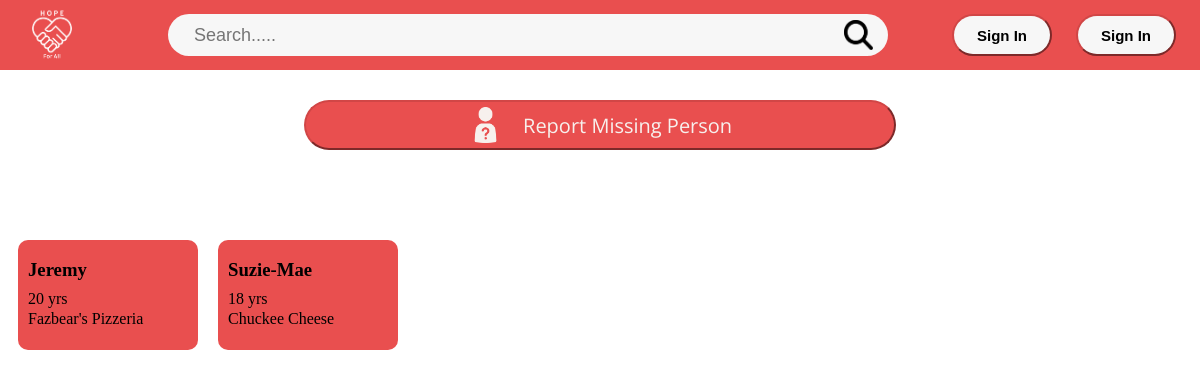
Before: / with the older database file.
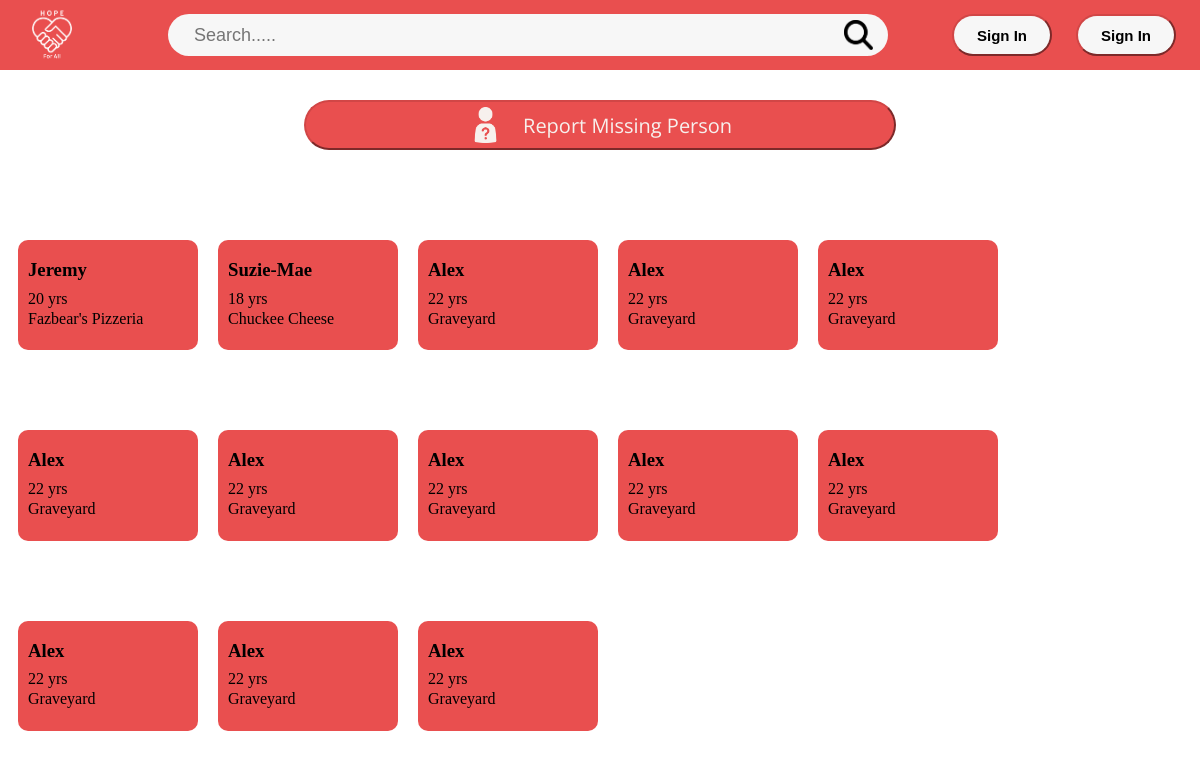
After: the same page with the newer database file.
### tables this page shows
CREATE TABLE "Missing" (
	"MID"	int NOT NULL UNIQUE,
	"FirstName"	TEXT NOT NULL,
	"LastName"	NUMERIC NOT NULL,
	"Age"	int NOT NULL,
	"IdentificationMark"	TEXT,
	"Contact"	TEXT NOT NULL,
	"MissingSince"	date NOT NULL,
	"LastKnownLocation"	TEXT,
	"IncidentRelated"	TEXT,
	"Country"	TEXT,
	"Additional"	TEXT,
	"ReporterName"	TEXT,
	"ReporterRelation"	TEXT,
	"ProfilePicture"	BLOB,
	PRIMARY KEY("MID")
);

### run.py (the view)
@app.route('/')
def index():
    return render_template('index.html', missings = env.getMissing())

### backend/env.py (called while the page is built)
def db_connection():
    conn = db.connect(DB_PATH)
    conn.row_factory = db.Row
    return conn

def getMissing():
    con = db_connection()
    cur = con.cursor()
    cur.execute("SELECT * FROM Missing")
    missings = cur.fetchall()
    cur.close()
    con.close()
    return missings

### templates/index.html (shortened to what this page needs)
<head>
	<link rel="stylesheet" href="{{ url_for('static', filename='index.css') }}">
</head>
<body>
	<div class="banner">
		<img src="{{ url_for('static', filename='ressources/logo-white.png')}}" class="logo"></img>
		<form action="{{ url_for('search') }}" class="search" method="get" style="display: flex;">
			<input type="text" class="searchBar" name="query" placeholder="Search.....">
			<button type="submit" style="background: none; border: none; padding: 0; cursor: pointer;">
				<img src="{{ url_for('static', filename='ressources/search.png') }}" class="searchLogo" alt="Search">
			</button>
		</form>
		<div class="account">
			<div class="signContainer">
				<button onclick="location.href='/login';"><b>Sign In</b></button>
			</div>
			<div class="loginContainer">
				<button onclick="location.href='/login';"><b>Sign In</b></button>
			</div>
		</div>
		</div>
	<div>
	<div class="reportContainer">
		<button class="report" onclick="location.href='/reportMissing';">
			<img src="{{ url_for('static', filename='ressources/missing.png') }}"></img>
			<label>Report Missing Person</label>
		</button>
	</div>
	<div class="incidents">
			<div class="content">
				{% for missing in missings %}
					<div class="missing-person-card">
						<h3>{{ missing.FirstName }}</h3>
						<div class="info">
							<p>{{ missing.age }} yrs</p>
							<p>{{ missing.LastKnownLocation }}</p>
						</div>
					</div>
				{% endfor %}
			</div>
		</div>
		</div>
</body>

### static/index.css (style rules this page uses)
label { font-family: "Open Sans"; }
body { background-color: #fff; }
button { cursor: pointer; }
.banner { display: flex; justify-content: space-evenly; align-items: center; position: fixed; top: 0px; left: 0px; height: 70px; width: 100%; background-color: #e94f4f; z-index: 10; }
.banner .logo { height: 80%; width: auto; margin-left: 2%; margin-right: 4%; }
.banner .search { display: flex; justify-content: space-between; align-items: center; height: 60%; width: 60%; margin: auto; border-radius: 30px; background-color: #f7f7f7; }
.banner .searchBar { height: 80%; width: 100%; font-size: 18px; margin-right: 2vw; margin-left: 2vw; border: none; outline: none; background-color: #f7f7f7; }
.banner .searchLogo { height: 70%; width: auto; margin-right: 15px; }
.banner .account { display: flex; justify-content: space-between; margin-left: 2vw; margin-right: 2vw; height: 60%; }
.banner .signContainer { margin: auto; margin-right: 2vw; height: 100%; width: 100px; }
.banner .signContainer button { height: 100%; width: 100%; border-radius: 40px; background-color: #f7f7f7; border-color : #d14646; font-size: 15px; }
.banner .loginContainer { margin: auto; height: 100%; width: 100px; }
.banner .loginContainer button { height: 100%; width: 100%; border-radius: 40px; background-color: #f7f7f7; border-color : #d14646; font-size: 15px; }
.reportContainer { display: flex; justify-content: center; align-items: center; margin-top: 100px; position: relative; height: 50px; width: 100%; }
.reportContainer button { display: flex; justify-content: center; align-items: center; height: 100%; width: 50%; border-radius: 50px; background-color: #e94f4f; border-color : #d14646; }
.reportContainer .report img { padding-right: 20px; padding-left: 30px; height: 80%; width: auto; }
.reportContainer .report label { padding-right: 30px; font-size: 20px; color: #F7F0ED; }
.incidents { margin-top: 20px; }
.content { display: flex; flex-wrap: wrap; justify-content: flex-start; }
.content .missing-person-card { background-color: #e94f4f; border-radius: 10px; padding: 0.2px 10px; margin: 10px 10px; margin-top: 70px; height: 110px; width: 160px; }
.content .missing-person-card .info { display: block; margin-top: -10px; }
.content .info p { margin: 2px 0; }

Changed rows visible on the page:
added Missing: FirstName "Alex", age "22", LastKnownLocation "Graveyard"
added Missing: FirstName "Alex", age "22", LastKnownLocation "Graveyard"
added Missing: FirstName "Alex", age "22", LastKnownLocation "Graveyard"
added Missing: FirstName "Alex", age "22", LastKnownLocation "Graveyard"
added Missing: FirstName "Alex", age "22", LastKnownLocation "Graveyard"
added Missing: FirstName "Alex", age "22", LastKnownLocation "Graveyard"
added Missing: FirstName "Alex", age "22", LastKnownLocation "Graveyard"
added Missing: FirstName "Alex", age "22", LastKnownLocation "Graveyard"
added Missing: FirstName "Alex", age "22", LastKnownLocation "Graveyard"
added Missing: FirstName "Alex", age "22", LastKnownLocation "Graveyard"
added Missing: FirstName "Alex", age "22", LastKnownLocation "Graveyard"
